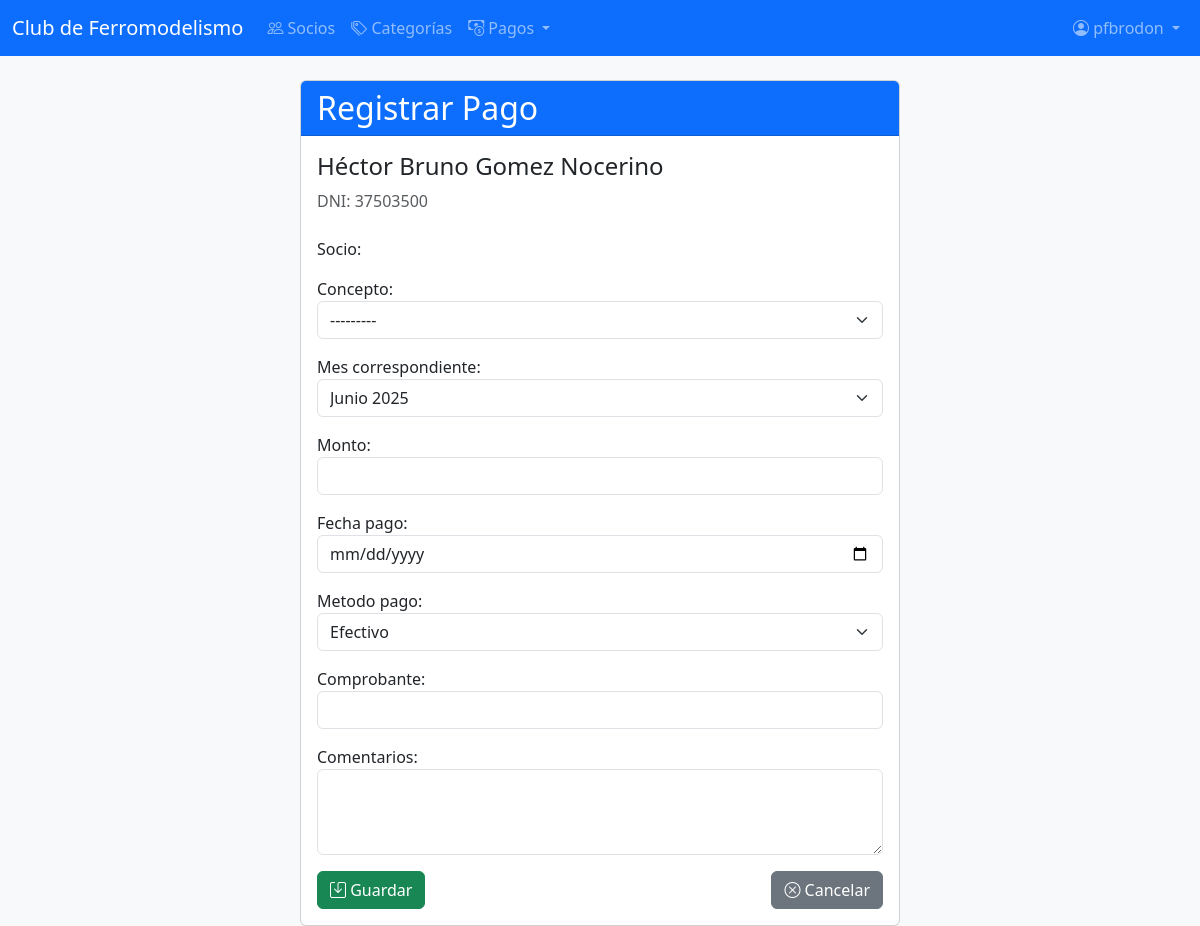
/socios/pagos/nuevo/3/ (signed in), run on the app's committed database.
### socios/models.py (models this page shows, shortened)
class Socio(models.Model):
    usuario = models.OneToOneField(User, on_delete=models.CASCADE, related_name='socio', null=True, blank=True)
    nombre = models.CharField(max_length=50)
    apellido = models.CharField(max_length=50)
    direccion = models.CharField(max_length=200)
    dni = models.CharField(max_length=20, unique=True)
    categoria = models.ForeignKey(Categoria, on_delete=models.PROTECT, related_name='socios', null=True)
    email = models.EmailField()
    celular = models.CharField(max_length=20)
    fecha_nacimiento = models.DateField()
    fecha_alta = models.DateField(auto_now_add=True)
    es_administrador = models.BooleanField(default=False)
    class Meta:
        verbose_name = "Socio"
        verbose_name_plural = "Socios"

### socios/views.py (the view, shortened to what this page needs)
# urls.py: path('pagos/nuevo/<int:socio_id>/', PagoCreateView.as_view(), name='crear_pago'),
class PagoCreateView(LoginRequiredMixin, EsAdministradorMixin, CreateView):
    model = Pago
    form_class = PagoForm
    template_name = 'socios/pago_form.html'
    login_url = 'socios:login'
    def get_form_kwargs(self):
        kwargs = super().get_form_kwargs()
        socio_id = self.kwargs.get('socio_id')
        if socio_id:
            kwargs['socio'] = get_object_or_404(Socio, pk=socio_id)
        return kwargs
    def get_context_data(self, **kwargs):
        context = super().get_context_data(**kwargs)
        socio_id = self.kwargs.get('socio_id')
        if socio_id:
            context['socio'] = get_object_or_404(Socio, pk=socio_id)
        return context

### socios/models.py (called while the page is built)
    def __str__(self):
        return f"{self.nombre} (${self.monto_sugerido})"

### socios/views.py (called while the page is built)
    def test_func(self):
        if self.request.user.is_superuser:
            return True
        if hasattr(self.request.user, 'socio'):
            return self.request.user.socio.es_administrador
        return False

### socios/templates/socios/pago_form.html (shortened to what this page needs)
{% extends 'base.html' %}
{% block content %}
  <div class="card mx-auto" style="max-width: 600px;">
    <div class="card-header bg-primary text-white">
      <h2 class="card-title mb-0">{% if form.instance.pk %}Editar Pago{% else %}Registrar Pago{% endif %}</h2>
    </div>
    <div class="card-body">
      {% if socio %}
      <div class="mb-4">
        <h4>{{ socio.nombre }} {{ socio.apellido }}</h4>
        <p class="text-muted">DNI: {{ socio.dni }}</p>
      </div>
      {% endif %}
      <form method="post">
        <div class="mb-3">
          {{ form.socio.label_tag }}
        </div>
        <div class="mb-3">
          {{ form.concepto.label_tag }}
          {{ form.concepto }}
        </div>
        <div class="mb-3">
          {{ form.mes_correspondiente.label_tag }}
          {{ form.mes_correspondiente }}
        </div>
        <div class="mb-3">
          {{ form.monto.label_tag }}
          {{ form.monto }}
        </div>
        <div class="mb-3">
          {{ form.fecha_pago.label_tag }}
          {{ form.fecha_pago }}
        </div>
        <div class="mb-3">
          {{ form.metodo_pago.label_tag }}
          {{ form.metodo_pago }}
        </div>
        <div class="mb-3">
          {{ form.comprobante.label_tag }}
          {{ form.comprobante }}
        </div>
        <div class="mb-3">
          {{ form.comentarios.label_tag }}
          {{ form.comentarios }}
        </div>
        <div class="d-flex justify-content-between">
          <button type="submit" class="btn btn-success">
            <i class="bi bi-save"></i> Guardar
          </button>
          {% if socio %}
            <a href="{% url 'socios:detalle_socio' socio.pk %}" class="btn btn-secondary">
              <i class="bi bi-x-circle"></i> Cancelar
            </a>
          {% else %}
            <a href="{% url 'socios:listar_pagos' %}" class="btn btn-secondary">
              <i class="bi bi-x-circle"></i> Cancelar
            </a>
          {% endif %}
        </div>
      </form>
    </div>
  </div>
{% endblock %}

### socios/templates/base.html (shortened to what this page needs)
<!DOCTYPE html>
<html lang="es">
<head>
        <link href="https://cdn.jsdelivr.net/npm/bootstrap@5.3.2/dist/css/bootstrap.min.css" rel="stylesheet">
        <link rel="stylesheet" href="https://cdn.jsdelivr.net/npm/bootstrap-icons@1.10.0/font/bootstrap-icons.css">
</head>
<body class="bg-light">
        <nav class="navbar navbar-expand-lg navbar-dark bg-primary mb-4">
            <div class="container-fluid">
                <a class="navbar-brand" href="/">Club de Ferromodelismo</a>
                <div class="collapse navbar-collapse" id="navbarNav">
                    <ul class="navbar-nav me-auto mb-2 mb-lg-0">
                        {% if user.is_authenticated %}
                            {% if user.is_superuser or user.socio.es_administrador %}
                                <li class="nav-item">
                                    <a class="nav-link" href="{% url 'socios:listar' %}">
                                        <i class="bi bi-people"></i> Socios
                                    </a>
                                </li>
                                <li class="nav-item">
                                    <a class="nav-link" href="{% url 'socios:listar_categorias' %}">
                                        <i class="bi bi-tags"></i> Categorías
                                    </a>
                                </li>
                                <li class="nav-item dropdown">
                                    <a class="nav-link dropdown-toggle" href="#" id="navbarDropdown" role="button" data-bs-toggle="dropdown" aria-expanded="false">
                                        <i class="bi bi-cash-coin"></i> Pagos
                                    </a>
                                </li>
                            {% else %}
                                <li class="nav-item">
                                    <a class="nav-link" href="{% url 'socios:mi_perfil' %}">
                                        <i class="bi bi-person-circle"></i> Mi Perfil
                                    </a>
                                </li>
                            {% endif %}
                        {% endif %}
                    </ul>
                    <ul class="navbar-nav ms-auto">
                        {% if user.is_authenticated %}
                            <li class="nav-item dropdown">
                                <a class="nav-link dropdown-toggle" href="#" id="userDropdown" role="button" data-bs-toggle="dropdown" aria-expanded="false">
                                    <i class="bi bi-person-circle"></i>
                                    {% if user.socio %}
                                        {{ user.socio.nombre }} {{ user.socio.apellido }}
                                    {% else %}
                                        {{ user.username }}
                                    {% endif %}
                                </a>
                            </li>
                        {% endif %}
                    </ul>
                </div>
            </div>
        </nav>
        <div class="container">
            {% block content %}{% endblock %}
        </div>
</body>
</html>

### data on the page
Socio: nombre "Héctor Bruno", apellido "Gomez Nocerino", dni "37503500"

### other printed values
{{ user.username }} "pfbrodon"
